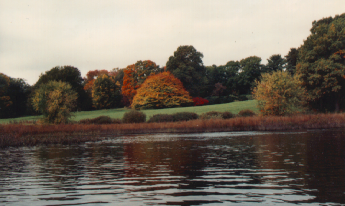
#> input picture input/6.png, 345 x 206 px
$ python work103.py
#> lines starting #> are read from the running program, lines starting #| are printed output that depends on the picture
#> further down, raw is the input picture: shape (206, 345, 3); mean B, G, R 98.9, 110.2, 119.7
# -*- coding: utf-8 -*-
# @Time    : 2020/9/27 9:24
# @Author  : dong xin
# @File    : work103.py
# @Software: PyCharm

# subject : equalizeHist for rgb image from hsi space converted by rgb.
# note that sharing code online
import cv2
import numpy as np

def RGB2HSI(rgb_img):
    row = np.shape(rgb_img)[0]
#> row = 206
    col = np.shape(rgb_img)[1]
#> col = 345
    hsi_img = rgb_img.copy()
    B, G, R = cv2.split(rgb_img)
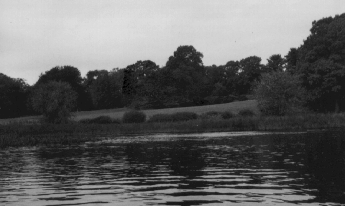
#> B: shape (206, 345); min 1, max 225, mean 98.9
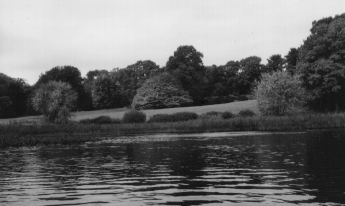
#> G: shape (206, 345); min 7, max 238, mean 110.2
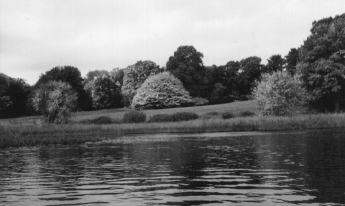
#> R: shape (206, 345); min 19, max 248, mean 119.7
    [B, G, R] = [i / 255.0 for i in ([B, G, R])]
    H = np.zeros((row, col))
    I = (R + G + B) / 3.0
    S = np.zeros((row, col))
    for i in range(row):
        den = np.sqrt((R[i] - G[i]) ** 2 + (R[i] - B[i]) * (G[i] - B[i]))
        thetha = np.arccos(0.5 * (R[i] - B[i] + R[i] - G[i]) / den)
        h = np.zeros(col)
        h[B[i] <= G[i]] = thetha[B[i] <= G[i]]
        h[G[i] < B[i]] = 2 * np.pi - thetha[G[i] < B[i]]
        h[den == 0] = 0
        H[i] = h / (2 * np.pi)
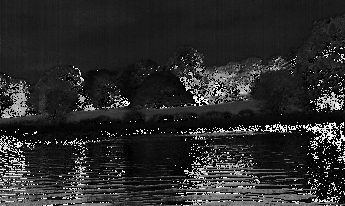
#> H: shape (206, 345) float64; 1.41% of the values are NaN or infinite; the others: min 0, max 0.996, mean 0.171; drawn with min black, max white, NaN and infinite black
    for i in range(row):
        min = []
        for j in range(col):
            arr = [B[i][j], G[i][j], R[i][j]]
            min.append(np.min(arr))
        min = np.array(min)
        S[i] = 1 - min * 3 / (R[i] + B[i] + G[i])
        S[i][R[i] + B[i] + G[i] == 0] = 0
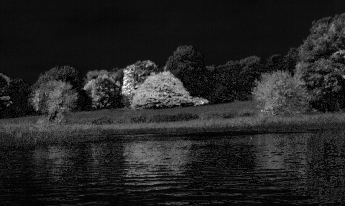
#> S: shape (206, 345) float64; min 0, max 0.986, mean 0.142
    hsi_img[:, :, 0] = H * 255
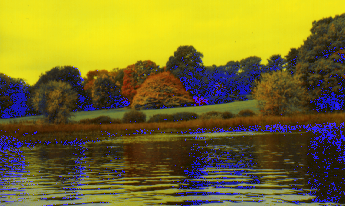
#> hsi_img: shape (206, 345, 3); mean B, G, R 42.6, 110.2, 119.7
    hsi_img[:, :, 1] = S * 255
    hsi_img[:, :, 2] = I * 255
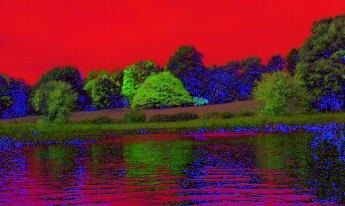
#> hsi_img: shape (206, 345, 3); mean B, G, R 42.6, 35.7, 109.2
    return hsi_img


# [43 lines left out: function HSI2RGB, not called in this run]

raw = cv2.imread('input/6.png')

eq = RGB2HSI(raw)
channels = cv2.split(eq)
#> (the run stopped early here; a loop or call above may not have finished)

$ run again, with input/1.png copied over input/6.png
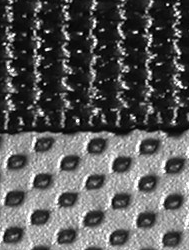
#> input picture input/1.png, 189 x 250 px
#> raw is the input picture: shape (250, 189, 3); min 0, max 255, mean 89.3
#> in RGB2HSI, `hsi_img[:, :, 0] = H * 255`:
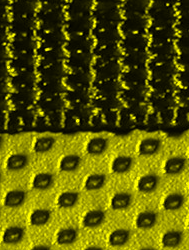
#> hsi_img: shape (250, 189, 3); mean B, G, R 0, 89.3, 89.3
#> in RGB2HSI, `hsi_img[:, :, 1] = S * 255`:
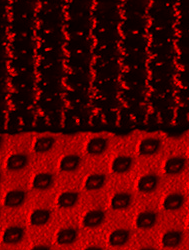
#> hsi_img: shape (250, 189, 3); mean B, G, R 0, 0, 89.3

$ run again, with input/3.png copied over input/6.png
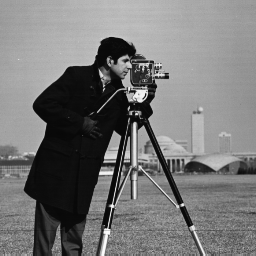
#> input picture input/3.png, 256 x 256 px
#> raw is the input picture: shape (256, 256, 3); min 7, max 253, mean 118.7
#> in RGB2HSI, `hsi_img[:, :, 0] = H * 255`:
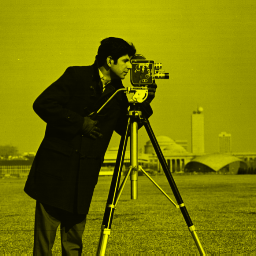
#> hsi_img: shape (256, 256, 3); mean B, G, R 0, 118.7, 118.7
#> in RGB2HSI, `hsi_img[:, :, 1] = S * 255`:
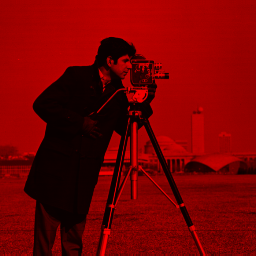
#> hsi_img: shape (256, 256, 3); mean B, G, R 0, 0, 118.7

$ run again, with input/8.png copied over input/6.png
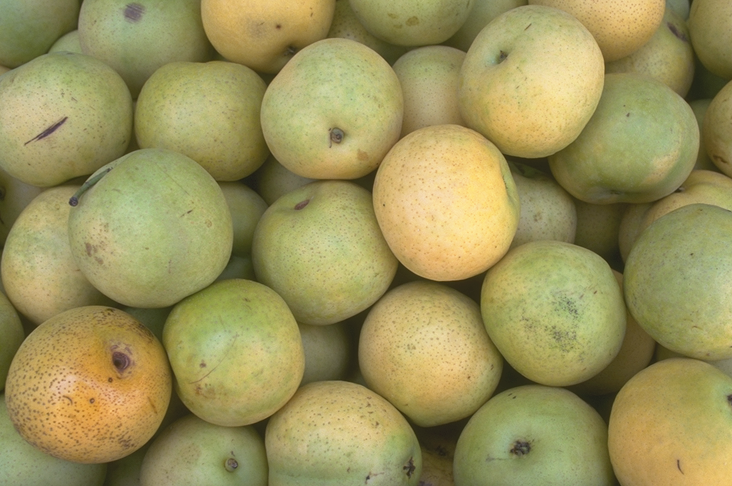
#> input picture input/8.png, 732 x 486 px
#> raw is the input picture: shape (486, 732, 3); mean B, G, R 91.1, 146.4, 154.5
#> in RGB2HSI, `hsi_img[:, :, 2] = I * 255`:
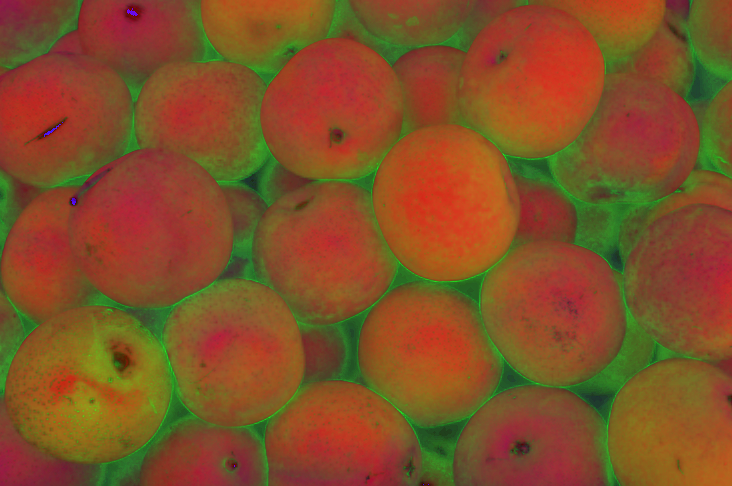
#> hsi_img: shape (486, 732, 3); mean B, G, R 38.6, 80.2, 130.3
